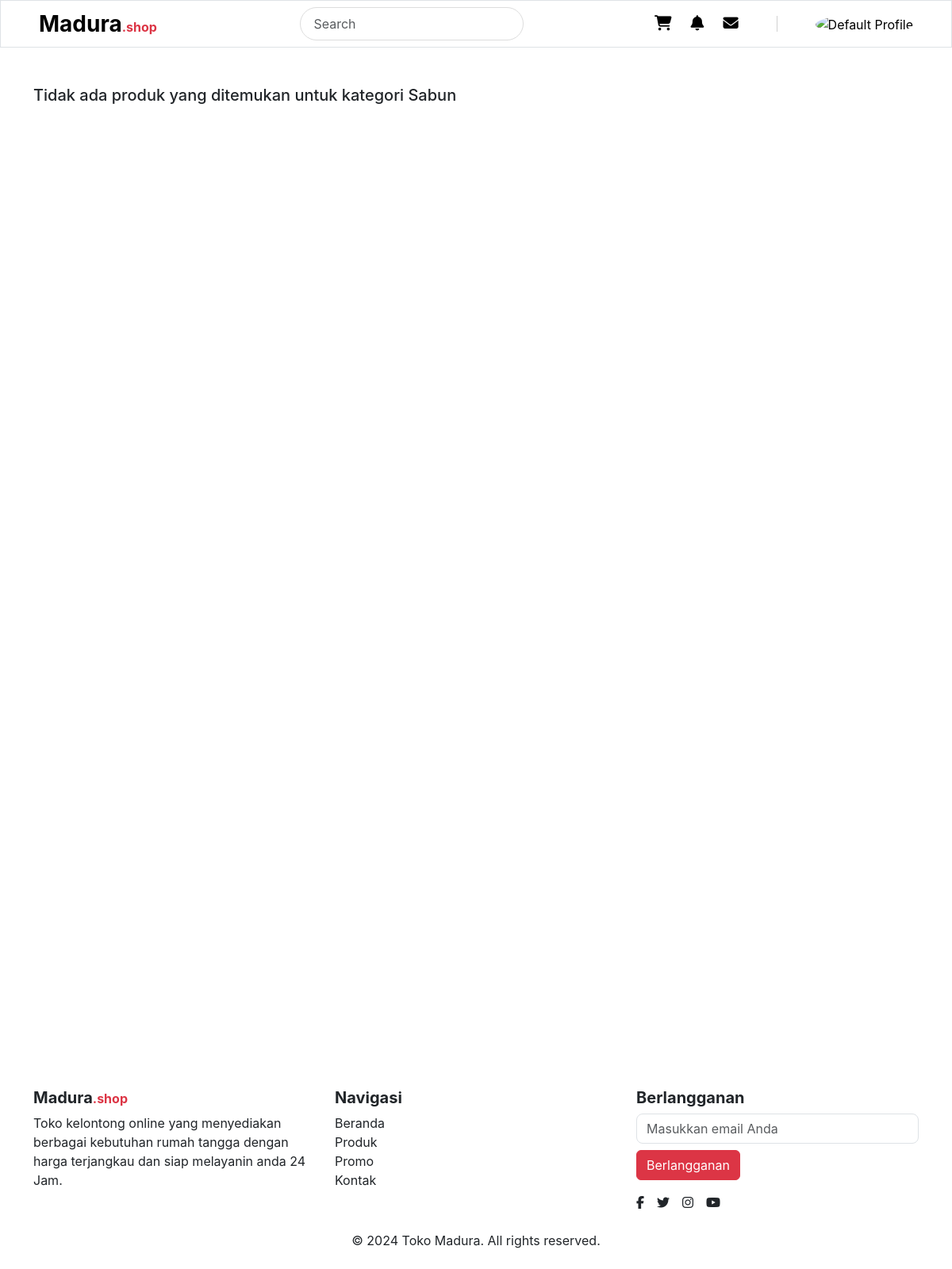
Page /category.php?category=Sabun (signed in) on the earlier database version.
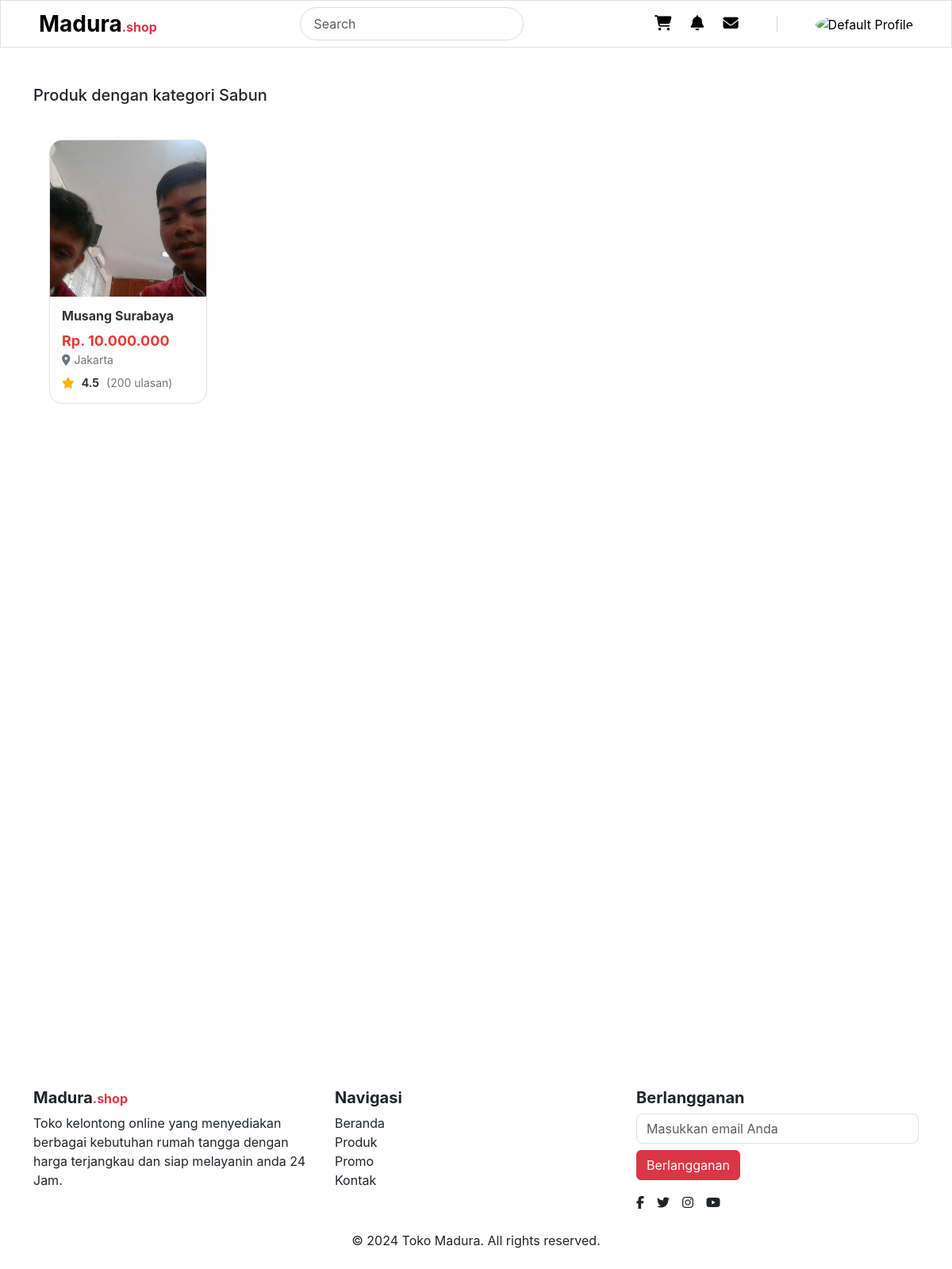
Same page on the later database version.
### tables this page shows
CREATE TABLE `products` (
  `id` int(11) NOT NULL,
  `name` varchar(100) NOT NULL,
  `description` text DEFAULT NULL,
  `price` decimal(10,2) NOT NULL,
  `images` varchar(255) DEFAULT NULL,
  `created_at` timestamp NOT NULL DEFAULT current_timestamp(),
  `category_id` int(11) DEFAULT NULL
);

### config/helper.php (called while the page is built, shortened)
<?php
    function get_product_image_src($images, $defaultImage = 'assets/img/default/default_image.png') {
        $imagePaths = explode(',', $images);
        $imageSrc = !empty($imagePaths[0]) ? "assets/img/product/" . htmlspecialchars($imagePaths[0]) : $defaultImage;
        return $imageSrc;
    }
    function getProductsByCategory($pdo, $categoryName) {
        $stmt = $pdo->prepare("SELECT * FROM products WHERE category_id = (SELECT id FROM categories WHERE name = ?)");
        $stmt->execute([$categoryName]);
        return $stmt->fetchAll(PDO::FETCH_ASSOC);
    }
?>

### category.php (the view, shortened to what this page needs)
<?php
include 'utils/db.php';
include 'config/helper.php';
include('themes/header.php');
$selectedCategory = isset($_GET['category']) ? htmlspecialchars($_GET['category']) : '';
$products = getProductsByCategory($pdo, $selectedCategory);
?>
<section class="product container mt-5">
    <div class="product-wrapper">
        <div class="product">
            <div class="product-header mb-3 d-flex justify-content-between">
                <h1 class="fw-medium fs-5">
                    <?php
                    if ($products) {
                        echo "Produk dengan kategori " . $selectedCategory;
                    } else {
                        echo "Tidak ada produk yang ditemukan untuk kategori " . $selectedCategory;
                    }
                    ?>
                </h1>
            </div>
            <div class="product-content">
                <div class="product-list">
                    <?php if ($products): ?>
                        <?php foreach ($products as $product) : ?>
                            <div class="product-card rounded-4 border" onclick="window.location.href='detail.php?id=<?php echo $product['id']; ?>' ">
                                <div class="product-card-image">
                                    <img src="<?php echo get_product_image_src($product['images']); ?>" alt="<?php echo htmlspecialchars($product['name']); ?>">
                                </div>
                                <div class="product-card-content">
                                    <h5 class="product-name"><?php echo htmlspecialchars($product['name']); ?></h5>
                                    <p class="product-price mb-0">Rp. <?php echo number_format($product['price'], 0, ',', '.'); ?></p>
                                    <p class="product-location mb-2">
                                        <i class="fas fa-map-marker-alt text-secondary"></i>
                                        Jakarta
                                    </p>
                                    <div class="product-rating">
                                        <i class="fas fa-star"></i>
                                        <span class="rating-value">4.5</span>
                                        <span class="rating-count">(200 ulasan)</span>
                                    </div>
                                </div>
                            </div>
                        <?php endforeach; ?>
                    <?php else: ?>
                    <?php endif; ?>
                </div>
            </div>
        </div>
    </div>
</section>
<?php include 'themes/footer.php'; ?>

Differences in the rows shown:
now on this page (row edited): products: name "Musang Surabaya", price "10.000.000"
Other differences:
$selectedCategory: (not shown) → "Sabun"
$selectedCategory: "Sabun" → (not shown)
text no longer shown: "Tidak ada produk yang ditemukan untuk kategori"
text now shown: "Produk dengan kategori"
